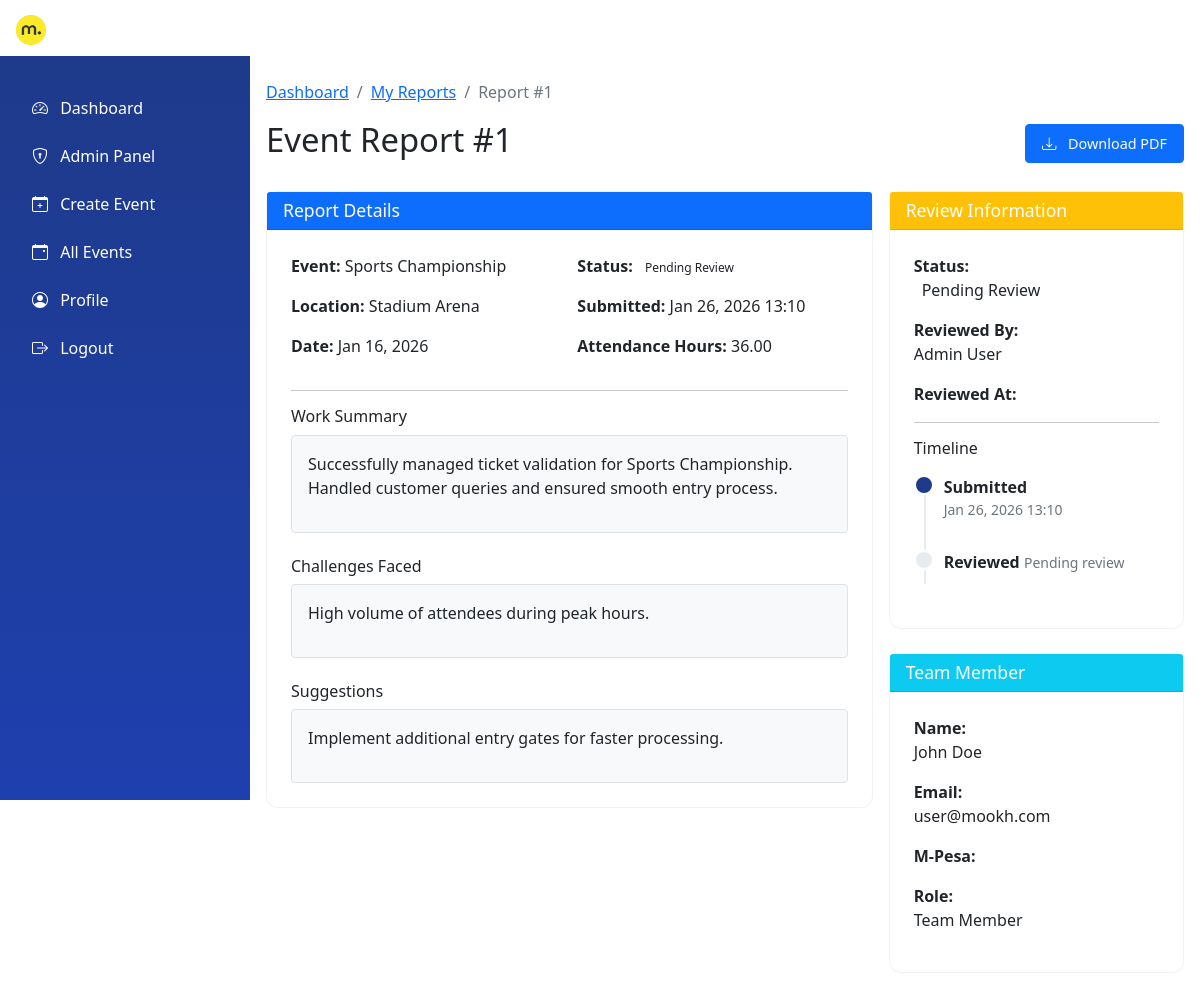
/reports/1/ (signed in), run on the app's committed database.
### invoices/models.py (models this page shows, shortened)
class EventReport(models.Model):
    REPORT_STATUS = (
        ('pending', 'Pending Review'),
        ('approved', 'Approved'),
        ('rejected', 'Rejected'),
    )
    event_assignment = models.OneToOneField(EventAssignment, on_delete=models.CASCADE, related_name='report')
    report_content = models.TextField(blank=True)
    attendance_hours = models.DecimalField(max_digits=5, decimal_places=2, validators=[MinValueValidator(0)])
    work_summary = models.TextField()
    challenges_faced = models.TextField(blank=True)
    suggestions = models.TextField(blank=True)
    submitted_at = models.DateTimeField(auto_now_add=True)
    status = models.CharField(max_length=20, choices=REPORT_STATUS, default='pending')
    reviewed_by = models.ForeignKey(User, on_delete=models.SET_NULL, null=True, blank=True)
    reviewed_at = models.DateTimeField(null=True, blank=True)
    review_notes = models.TextField(blank=True)

### events/models.py (models this page shows, shortened)
class Event(models.Model):
    EVENT_STATUS = (
        ('upcoming', 'Upcoming'),
        ('ongoing', 'Ongoing'),
        ('completed', 'Completed'),
        ('cancelled', 'Cancelled'),
    )
    name = models.CharField(max_length=200)
    description = models.TextField()
    location = models.CharField(max_length=200)
    start_date = models.DateTimeField()
    end_date = models.DateTimeField()
    status = models.CharField(max_length=20, choices=EVENT_STATUS, default='upcoming')
    created_by = models.ForeignKey(User, on_delete=models.CASCADE)
    created_at = models.DateTimeField(auto_now_add=True)

### teams/models.py (models this page shows, shortened)
class TeamMember(models.Model):
    user = models.OneToOneField(User, on_delete=models.CASCADE, related_name='team_member')
    phone = models.CharField(max_length=15, unique=True)  # M-Pesa phone number
    id_number = models.CharField(max_length=20, blank=True, null=True)  # National ID
    address = models.TextField()
    shift_rate = models.DecimalField(max_digits=10, decimal_places=2, default=0, validators=[MinValueValidator(0)])
    mpesa_number = models.CharField(max_length=15, default="")  # M-Pesa phone for payments
    mpesa_name = models.CharField(max_length=100, blank=True)  # Name as registered in M-Pesa
    is_verified = models.BooleanField(default=False)
    created_at = models.DateTimeField(auto_now_add=True)

### invoices/views.py (the view)
# urls.py: path('reports/<int:report_id>/', invoice_views.report_detail_view, name='report_detail'),
@login_required
def report_detail_view(request, report_id):
    report = get_object_or_404(EventReport, id=report_id)
    if not (request.user.is_staff or report.event_assignment.team_member.user == request.user):
        messages.error(request, 'You are not authorized to view this report.')
        return redirect('dashboard')
    context = {
        'report': report,
        'event': report.event_assignment.event,
        'team_member': report.event_assignment.team_member,
        'is_team_lead': report.event_assignment.is_team_lead,
    }
    return render(request, 'invoices/report_detail.html', context)

### templates/invoices/report_detail.html (shortened to what this page needs)
{% extends 'base.html' %}
{% block content %}
<div class="row mb-4">
    <div class="col-12">
        <nav aria-label="breadcrumb">
            <ol class="breadcrumb">
                <li class="breadcrumb-item"><a href="{% url 'dashboard' %}">Dashboard</a></li>
                <li class="breadcrumb-item"><a href="{% url 'my_reports' %}">My Reports</a></li>
                <li class="breadcrumb-item active">Report #{{ report.id }}</li>
            </ol>
        </nav>
        <div class="d-flex justify-content-between align-items-center">
            <h2 class="mookh-text-primary">Event Report #{{ report.id }}</h2>
            <a href="{% url 'download_report' report.id %}" class="btn btn-primary">
                <i class="bi bi-download me-2"></i> Download PDF
            </a>
        </div>
    </div>
</div>
<div class="row">
    <div class="col-lg-8">
        <div class="card mb-4">
            <div class="card-header bg-primary text-white">
                <h5 class="mb-0">Report Details</h5>
            </div>
            <div class="card-body">
                <div class="row">
                    <div class="col-md-6">
                        <p><strong>Event:</strong> {{ event.name }}</p>
                        <p><strong>Location:</strong> {{ event.location }}</p>
                        <p><strong>Date:</strong> {{ event.start_date|date:"M d, Y" }}</p>
                    </div>
                    <div class="col-md-6">
                        <p><strong>Status:</strong>
                            <span class="status-badge status-{{ report.status }}">
                                {{ report.get_status_display }}
                            </span>
                        </p>
                        <p><strong>Submitted:</strong> {{ report.submitted_at|date:"M d, Y H:i" }}</p>
                        <p><strong>Attendance Hours:</strong> {{ report.attendance_hours }}</p>
                    </div>
                </div>
                <hr>
                <h6>Work Summary</h6>
                <div class="border rounded p-3 bg-light">
                    {{ report.work_summary|linebreaks }}
                </div>
                {% if report.challenges_faced %}
                <h6 class="mt-4">Challenges Faced</h6>
                <div class="border rounded p-3 bg-light">
                    {{ report.challenges_faced|linebreaks }}
                </div>
                {% endif %}
                {% if report.suggestions %}
                <h6 class="mt-4">Suggestions</h6>
                <div class="border rounded p-3 bg-light">
                    {{ report.suggestions|linebreaks }}
                </div>
                {% endif %}
            </div>
        </div>
    </div>
    <div class="col-lg-4">
        <div class="card mb-4">
            <div class="card-header bg-{% if report.status == 'approved' %}success{% elif report.status == 'rejected' %}danger{% else %}warning{% endif %} text-white">
                <h5 class="mb-0">Review Information</h5>
            </div>
            <div class="card-body">
                <p><strong>Status:</strong><br>
                    <span class="status-badge status-{{ report.status }} fs-6">
                        {{ report.get_status_display }}
                    </span>
                </p>
                {% if report.reviewed_by %}
                <p><strong>Reviewed By:</strong><br>{{ report.reviewed_by.get_full_name }}</p>
                <p><strong>Reviewed At:</strong><br>{{ report.reviewed_at|date:"M d, Y H:i" }}</p>
                {% endif %}
                <hr>
                <h6>Timeline</h6>
                <div class="timeline mt-3">
                    <div class="timeline-item completed">
                        <div class="timeline-marker"></div>
                        <div class="timeline-content">
                            <strong>Submitted</strong>
                            <small class="text-muted d-block">{{ report.submitted_at|date:"M d, Y H:i" }}</small>
                        </div>
                    </div>
                    <div class="timeline-item {% if report.reviewed_at %}completed{% endif %}">
                        <div class="timeline-marker"></div>
                        <div class="timeline-content">
                            <strong>Reviewed</strong>
                            {% if report.reviewed_at %}
                            <small class="text-muted d-block">{{ report.reviewed_at|date:"M d, Y H:i" }}</small>
                            {% else %}
                            <small class="text-muted">Pending review</small>
                            {% endif %}
                        </div>
                    </div>
                </div>
            </div>
        </div>
        <div class="card">
            <div class="card-header bg-info text-white">
                <h5 class="mb-0">Team Member</h5>
            </div>
            <div class="card-body">
                <p><strong>Name:</strong><br>{{ team_member.user.get_full_name }}</p>
                <p><strong>Email:</strong><br>{{ team_member.user.email }}</p>
                <p><strong>M-Pesa:</strong><br>{{ team_member.mpesa_number }}</p>
                <p><strong>Role:</strong><br>{% if is_team_lead %}Team Lead{% else %}Team Member{% endif %}</p>
            </div>
        </div>
    </div>
</div>
{% endblock %}

### templates/base.html (style rules this page uses)
:root { --mookh-primary: #1E3A8A; --mookh-secondary: #3B82F6; --mookh-accent: #10B981; --mookh-light: #F8FAFC; --mookh-dark: #1E293B; --sidebar-width: 250px; --sidebar-collapsed-width: 0px; }
* { box-sizing: border-box; }
html { font-size: 16px; -webkit-text-size-adjust: 100%; }
body { overflow-x: hidden; font-size: 1rem; line-height: 1.5; padding-top: 56px; }
h2 { font-size: calc(1.3rem + 1vw); }
h5 { font-size: 1.1rem; }
h6 { font-size: 1rem; }
.card { border-radius: 12px; border: 1px solid rgba(0,0,0,0.05); transition: all 0.3s ease; margin-bottom: 1rem; }
.card-body { padding: 1.25rem; }
@media (min-width: 768px) { .card-body { padding: 1.5rem; } }
.status-badge { padding: 0.25rem 0.5rem; font-size: 0.75rem; white-space: nowrap; }
.btn { padding: 0.5rem 1rem; font-size: 0.9rem; }
.row { margin-left: -0.5rem; margin-right: -0.5rem; }
.col, [class*="col-"] { padding-left: 0.5rem; padding-right: 0.5rem; }

### templates/invoices/report_detail.html (style rules this page uses)
.timeline { position: relative; padding-left: 30px; }
.timeline::before { content: ''; position: absolute; left: 10px; top: 0; bottom: 0; width: 2px; background-color: #e9ecef; }
.timeline-item { position: relative; margin-bottom: 20px; }
.timeline-marker { position: absolute; left: -30px; top: 0; width: 20px; height: 20px; border-radius: 50%; background-color: #e9ecef; border: 2px solid #fff; }
.timeline-item.completed .timeline-marker { background-color: var(--mookh-primary); }
.timeline-content { padding-bottom: 10px; }

### data on the page
EventReport: id "1", status "Pending Review", submitted_at "Jan 26, 2026 13:10", attendance_hours "36.00", work_summary "Successfully managed ticket validation for Sports Championship. Handled customer queries and ensured smooth entry process.", challenges_faced "High volume of attendees during peak hours.", suggestions "Implement additional entry gates for faster processing.", reviewed_by.get_full_name "Admin User"
Event: name "Sports Championship", location "Stadium Arena", start_date "Jan 16, 2026"
TeamMember: user.get_full_name "John Doe", user.email "user@mookh.com"
